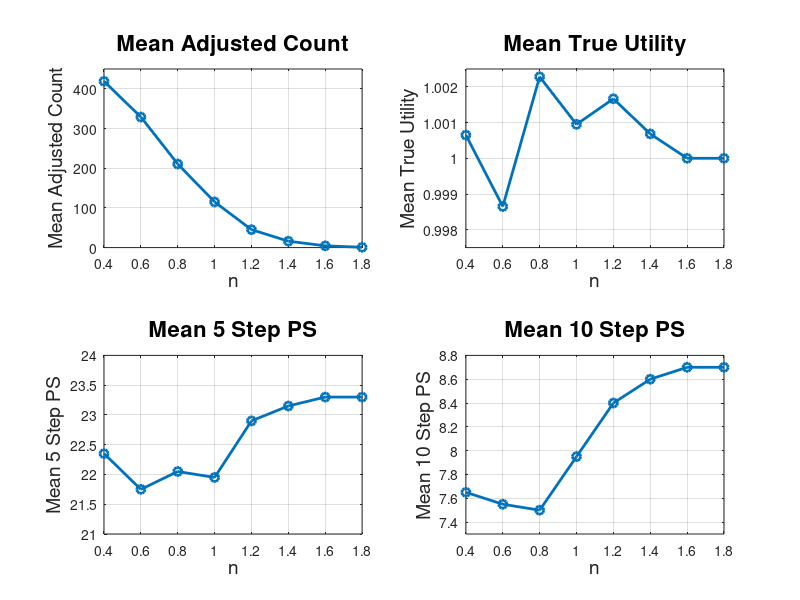

Recreate this plot in MATLAB.
% データを読み込む
data = [
    0.4 20 419.05 598.05 60068 22.35 7.65;
    0.6 20 328.95 598.05 59948 21.75 7.55;
    0.8 20 210.6 598.05 60166 22.05 7.5;
    1 20 115.05 598.05 60086 21.95 7.95;
    1.2 20 45.25 598.05 60129 22.9 8.4;
    1.4 20 16.1 598.05 60070 23.15 8.6;
    1.6 20 4.45 598.05 60029 23.3 8.7;
    1.8 20 0.8 598.05 60029 23.3 8.7;
];

% データを行列として分解
sigma_factor = data(:, 1);
GroupCount = data(:, 2);
mean_adjusted_count = data(:, 3);
mean_total_people = data(:, 4);
mean_true_utility = data(:, 5)/60029;
mean_5_step_ps = data(:, 6);
mean_10_step_ps = data(:, 7);

% サブプロットで独立した折れ線グラフを作成
figure;

% サブプロット1: 平均調整回数
subplot(2, 2, 1);
plot(sigma_factor, mean_adjusted_count, '-o', 'LineWidth', 2);
title('Mean Adjusted Count', 'FontSize', 16); % フォントサイズを14に設定
xlabel('n', 'FontSize', 14); % フォントサイズを12に設定
ylabel('Mean Adjusted Count', 'FontSize', 14); % フォントサイズを12に設定
ylim([0,450])
grid on;


% サブプロット3: 平均真の効用
subplot(2, 2, 2);
plot(sigma_factor, mean_true_utility, '-o', 'LineWidth', 2);
title('Mean True Utility', 'FontSize', 16); % フォントサイズを14に設定
xlabel('n', 'FontSize', 14); % フォントサイズを12に設定
ylabel('Mean True Utility', 'FontSize', 14); % フォントサイズを12に設定
ylim([0.9975,1.0025])
grid on;

% サブプロット4: 平均5ステップ以上待ったPS数
subplot(2, 2, 3);
plot(sigma_factor, mean_5_step_ps, '-o', 'LineWidth', 2);
title('Mean 5 Step PS', 'FontSize', 16); % フォントサイズを14に設定
xlabel('n', 'FontSize', 14); % フォントサイズを12に設定
ylabel('Mean 5 Step PS', 'FontSize', 14); % フォントサイズを12に設定
ylim([21,24])
grid on;

% サブプロット5: 平均10ステップ以上待ったPS数
subplot(2, 2, 4);
plot(sigma_factor, mean_10_step_ps, '-o', 'LineWidth', 2);
title('Mean 10 Step PS', 'FontSize', 16); % フォントサイズを14に設定
xlabel('n', 'FontSize', 14); % フォントサイズを12に設定
ylabel('Mean 10 Step PS', 'FontSize', 14); % フォントサイズを12に設定
ylim([7.3,8.8])
grid on;
